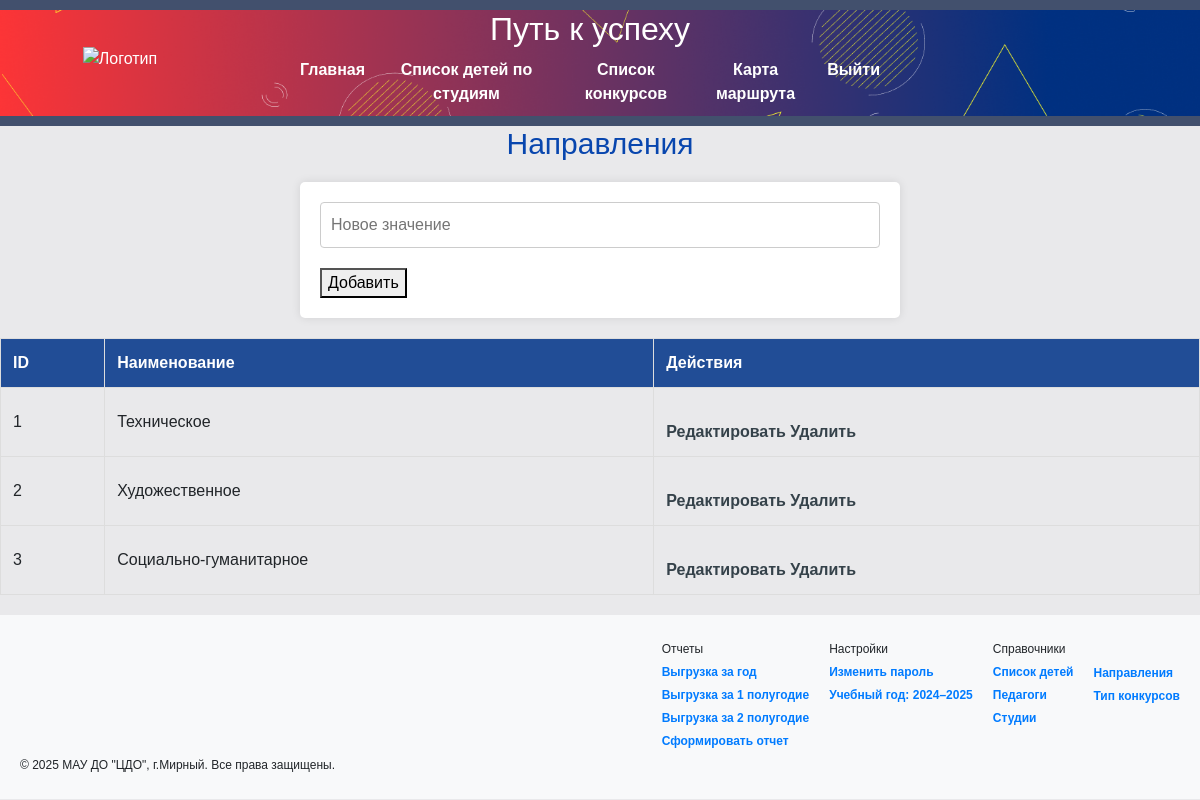
Screenshot of /reference/napravlenie (signed in) with the database file from the repository.
### tables this page shows
CREATE TABLE spr_napravlenie (
        id INTEGER PRIMARY KEY AUTOINCREMENT,
        name TEXT NOT NULL UNIQUE
    );

### flask_app.py (the view)
@app.route('/reference/<ref_type>')
def reference(ref_type):
    tables = {
        'event_type': 'event_type',
        'napravlenie': 'spr_napravlenie',
        'studya': 'spr_studya',
        'teacher': 'teacher'
    }
    if ref_type not in tables:
        flash("Неизвестный справочник", "error")
        return redirect(url_for('index'))
    table_name = tables[ref_type]
    conn = get_db_connection()
    conn.row_factory = sqlite3.Row
    cursor = conn.cursor()
    cursor.execute(f"SELECT * FROM {table_name}")
    items = [dict(row) for row in cursor.fetchall()]
    conn.close()
    titles = {
        'event_type': 'Типы конкурсов',
        'napravlenie': 'Направления',
        'studya': 'Студии',
        'teacher': 'Педагоги'
    }
    return render_template('reference.html', items=items, title=titles[ref_type], ref_type=ref_type)

### flask_app.py (called while the page is built)
@app.before_request
def before_request():
    if 'username' not in session and request.endpoint not in ['login', 'static']:
        return redirect(url_for('login'))
    if 'username' in session and request.endpoint not in ['login', 'static']:
        username = session['username']
        year_1, year_2 = get_user_year_settings(username)
        session['year_1'] = year_1
        session['year_2'] = year_2
        session.modified = True

### sql_utils/crud_db.py (called while the page is built)
def get_user_year_settings(username):
    try:
        conn = get_db_connection()
        cursor = conn.cursor()
        cursor.execute("""
             SELECT year_1, year_2 FROM user_settings
             WHERE user=?
             ORDER BY id DESC
             LIMIT 1
         """, (username,))
        result = cursor.fetchone()
        if result:
            return result[0], result[1]
        return 2024, 2025  # значения по умолчанию
    except Exception as e:
        flash(f'Ошибка получения настроек пользователя: {e}', 'error')
        return 2024, 2025
    finally:
        conn.close()

### sql_utils/db_helpers.py (called while the page is built)
def get_db_connection():
    conn = sqlite3.connect('date_source.db')
    conn.row_factory = sqlite3.Row
    return conn

### templates/reference.html (shortened to what this page needs)
{% extends 'base.html' %}
{% block content %}
<h2>{{ title }}</h2>
<form method="POST" action="{{ url_for('add_reference', ref_type=ref_type) }}">
    <input type="text" name="name" placeholder="Новое значение" required>
    <button type="submit">Добавить</button>
</form>
<table class="reference-table">
    <thead>
        <tr>
            <th>ID</th>
            <th>Наименование</th>
            <th>Действия</th>
        </tr>
    </thead>
    <tbody>
        {% for item in items %}
        <tr>
            <td>{{ item.id }}</td>
            <td>{{ item.name }}</td>
            <td>
                <a href="{{ url_for('edit_reference', ref_type=ref_type, id=item.id) }}">Редактировать</a>
                <a href="{{ url_for('delete_reference', ref_type=ref_type, id=item.id) }}" onclick="return confirm('Удалить?')">Удалить</a>
            </td>
        </tr>
        {% endfor %}
    </tbody>
</table>
{% endblock %}

### static/styles.css (style rules this page uses)
html, body { margin: 0; }
body { font-family: Arial, sans-serif; margin: 0; padding: 0; background-color: #E9E9EB; width: 100%; box-sizing: border-box; }
h2 { text-align: center; color: #0846AE; font-size: 30px; }
table { width: 100%; border-collapse: collapse; margin: 20px 0; }
table, th, td { border: 1px solid #ddd; }
th, td { padding: 12px; text-align: left; }
th { background-color: #214D96; color: white; }
form { background: #ffffff; border-radius: 5px; padding: 20px; box-shadow: 0 0 10px rgba(0, 0, 0, 0.1); max-width: 600px; margin: 20px auto; }
select, input[type="date"], input[type="text"], input[type="file"] { width: 100%; padding: 10px; margin-bottom: 20px; border: 1px solid #ccc; border-radius: 4px; box-sizing: border-box; }
a { display: inline-block; margin-top: 20px; text-decoration: none; color: #35424a; font-weight: bold; }

### rows the page displays
spr_napravlenie: id "1", name "Техническое"
spr_napravlenie: id "2", name "Художественное"
spr_napravlenie: id "3", name "Социально-гуманитарное"

### other values shown
{{ title }} "Направления"
{{ session.year_1 }} "2024"
{{ session.year_2 }} "2025"
